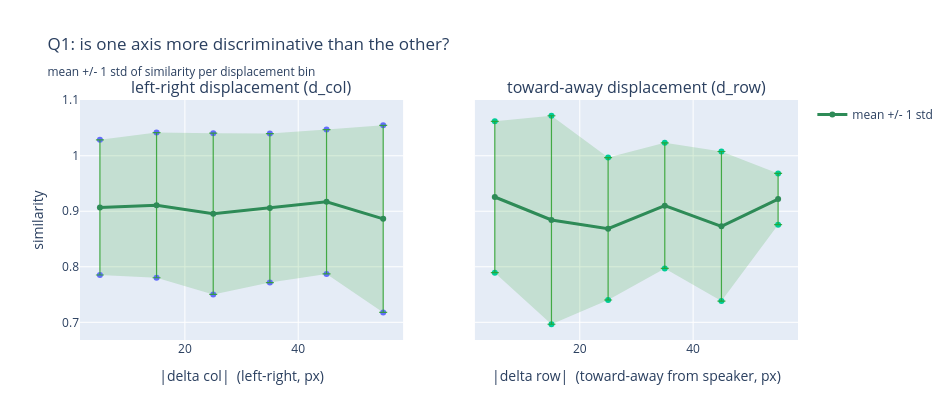

Write notebook code for a chart like this one.
### Code cell
# Does direction matter? Left/right (d_col) vs toward/away from the speaker (d_row).
# Shaded band is +/-1 std within each displacement bin -- given Q1's finding that the spread
# matters more than the mean, the band is the informative part of this plot.
fig = make_subplots(rows=1, cols=2, shared_yaxes=True,
                    subplot_titles=('left-right displacement (d_col)',
                                    'toward-away displacement (d_row)'))
for c, (key, xlab) in enumerate([('d_col', '|delta col|  (left-right, px)'),
                                 ('d_row', '|delta row|  (toward-away from speaker, px)')], start=1):
    sub = pairs[(pairs[key] < LOCAL_CUTOFF) & (pairs['dist'] < LOCAL_CUTOFF)]
    b = np.arange(0, LOCAL_CUTOFF + 1, 10)
    g = sub.groupby(pd.cut(sub[key], b), observed=True)['sim']
    x = 0.5 * (b[:-1] + b[1:])
    mean, std = g.mean().values, g.std().values

    # band first so the mean line draws on top of it
    fig.add_trace(go.Scatter(x=np.concatenate([x, x[::-1]]),
                             y=np.concatenate([mean + std, (mean - std)[::-1]]),
                             fill='toself', fillcolor='rgba(44,160,44,0.18)',
                             line=dict(width=0), hoverinfo='skip',
                             showlegend=False), row=1, col=c)
    fig.add_trace(go.Scatter(x=x, y=mean, mode='lines+markers', name='mean +/- 1 std',
                             showlegend=(c == 1), line=dict(color='seagreen', width=3),
                             error_y=dict(type='data', array=std, visible=True,
                                          color='rgba(44,160,44,0.85)', thickness=1.2, width=4)),
                  row=1, col=c)
    fig.update_xaxes(title=xlab, row=1, col=c)

fig.update_layout(title='Q1: is one axis more discriminative than the other?'
                        '<br><sub>mean +/- 1 std of similarity per displacement bin</sub>',
                  height=420, width=950)
fig.update_yaxes(title='similarity', row=1, col=1)
fig.show()

# Numbers behind the plot: is either axis actually more discriminative?
for key, lab in (('d_col', 'left-right'), ('d_row', 'toward-away')):
    sub = pairs[(pairs[key] < LOCAL_CUTOFF) & (pairs['dist'] < LOCAL_CUTOFF)]
    print(f'{lab:12s} rho(sim, displacement) = {spearmanr(sub["sim"], sub[key]).statistic:+.3f}'
          f'   mean std within bins = {sub.groupby(pd.cut(sub[key], np.arange(0, LOCAL_CUTOFF + 1, 10)), observed=True)["sim"].std().mean():.3f}')

### Figure 1 — Plotly figure (JSON) as saved in the notebook; plotly's stock layout.template omitted (floating-point values rounded to 4 significant figures)
{"data": [{"fill": "toself", "fillcolor": "rgba(44,160,44,0.18)", "hoverinfo": "skip", "line": {"width": 0}, "showlegend": false, "type": "scatter", "x": [5.0, 15.0, 25.0, 35.0, 45.0, 55.0, 55.0, 45.0, 35.0, 25.0, 15.0, 5.0], "xaxis": "x", "y": [1.029, 1.042, 1.041, 1.04, 1.047, 1.055, 0.7178, 0.7871, 0.7716, 0.7502, 0.7802, 0.7852], "yaxis": "y"}, {"error_y": {"array": [0.1217, 0.1308, 0.1452, 0.1342, 0.1301, 0.1685], "color": "rgba(44,160,44,0.85)", "thickness": 1.2, "type": "data", "visible": true, "width": 4}, "line": {"color": "seagreen", "width": 3}, "mode": "lines+markers", "name": "mean +/- 1 std", "showlegend": true, "type": "scatter", "x": [5.0, 15.0, 25.0, 35.0, 45.0, 55.0], "xaxis": "x", "y": [0.9069, 0.911, 0.8954, 0.9058, 0.9171, 0.8863], "yaxis": "y"}, {"fill": "toself", "fillcolor": "rgba(44,160,44,0.18)", "hoverinfo": "skip", "line": {"width": 0}, "showlegend": false, "type": "scatter", "x": [5.0, 15.0, 25.0, 35.0, 45.0, 55.0, 55.0, 45.0, 35.0, 25.0, 15.0, 5.0], "xaxis": "x2", "y": [1.062, 1.072, 0.9968, 1.023, 1.008, 0.9682, 0.8758, 0.7382, 0.7971, 0.7402, 0.6965, 0.7895], "yaxis": "y2"}, {"error_y": {"array": [0.1362, 0.1878, 0.1283, 0.1131, 0.1347, 0.04616], "color": "rgba(44,160,44,0.85)", "thickness": 1.2, "type": "data", "visible": true, "width": 4}, "line": {"color": "seagreen", "width": 3}, "mode": "lines+markers", "name": "mean +/- 1 std", "showlegend": false, "type": "scatter", "x": [5.0, 15.0, 25.0, 35.0, 45.0, 55.0], "xaxis": "x2", "y": [0.9257, 0.8843, 0.8685, 0.9102, 0.8729, 0.922], "yaxis": "y2"}], "layout": {"annotations": [{"font": {"size": 16}, "showarrow": false, "text": "left-right displacement (d_col)", "x": 0.225, "xanchor": "center", "xref": "paper", "y": 1.0, "yanchor": "bottom", "yref": "paper"}, {"font": {"size": 16}, "showarrow": false, "text": "toward-away displacement (d_row)", "x": 0.775, "xanchor": "center", "xref": "paper", "y": 1.0, "yanchor": "bottom", "yref": "paper"}], "height": 420, "title": {"text": "Q1: is one axis more discriminative than the other?<br><sub>mean +/- 1 std of similarity per displacement bin</sub>"}, "width": 950, "xaxis": {"anchor": "y", "domain": [0.0, 0.45], "title": {"text": "|delta col|  (left-right, px)"}}, "xaxis2": {"anchor": "y2", "domain": [0.55, 1.0], "title": {"text": "|delta row|  (toward-away from speaker, px)"}}, "yaxis": {"anchor": "x", "domain": [0.0, 1.0], "title": {"text": "similarity"}}, "yaxis2": {"anchor": "x2", "domain": [0.0, 1.0], "matches": "y", "showticklabels": false}}}
